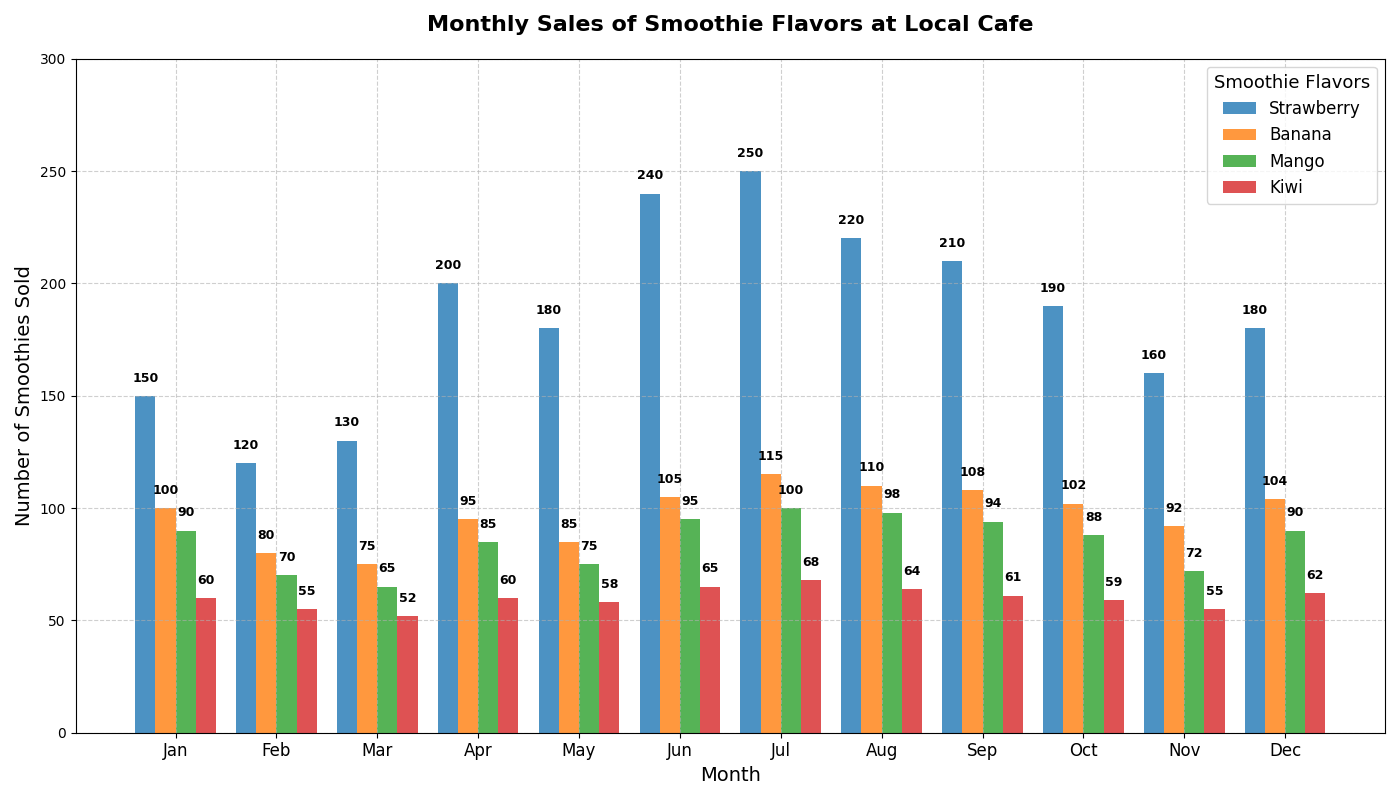

The Python source for this figure:
import matplotlib.pyplot as plt
import numpy as np

# Monthly sales for different smoothie flavors (in units)
flavors = ['Strawberry', 'Banana', 'Mango', 'Kiwi']
sales_data = {
    'Strawberry': [150, 120, 130, 200, 180, 240, 250, 220, 210, 190, 160, 180],
    'Banana': [100, 80, 75, 95, 85, 105, 115, 110, 108, 102, 92, 104],
    'Mango': [90, 70, 65, 85, 75, 95, 100, 98, 94, 88, 72, 90],
    'Kiwi': [60, 55, 52, 60, 58, 65, 68, 64, 61, 59, 55, 62]
}

# Calculate total sales for each flavor
total_sales = {flavor: sum(sales) for flavor, sales in sales_data.items()}

# Sort flavors by total sales in descending order
sorted_flavors = sorted(total_sales, key=total_sales.get, reverse=True)
sorted_sales_data = [sales_data[flavor] for flavor in sorted_flavors]

# Define the months
months = ['Jan', 'Feb', 'Mar', 'Apr', 'May', 'Jun', 'Jul', 'Aug', 'Sep', 'Oct', 'Nov', 'Dec']
months_idx = np.arange(len(months))

# Initialize the figure and axis
fig, ax = plt.subplots(figsize=(14, 8))

# Set bar width
bar_width = 0.2

# Plot bar chart for each sorted smoothie flavor
for i, flavor in enumerate(sorted_flavors):
    ax.bar(months_idx + (i - 1.5) * bar_width, sorted_sales_data[i], 
           width=bar_width, label=flavor, alpha=0.8)

# Titles and labels
ax.set_title('Monthly Sales of Smoothie Flavors at Local Cafe', fontsize=16, fontweight='bold', pad=20)
ax.set_xlabel('Month', fontsize=14)
ax.set_ylabel('Number of Smoothies Sold', fontsize=14)
ax.set_xticks(months_idx)
ax.set_xticklabels(months, fontsize=12)
ax.legend(title='Smoothie Flavors', fontsize=12, title_fontsize='13')

# Grid and limits
ax.grid(True, linestyle='--', alpha=0.6)
ax.set_ylim(0, 300)

# Add data labels above each bar
for i, sales in enumerate(sorted_sales_data):
    for j, value in enumerate(sales):
        ax.text(j + (i - 1.5) * bar_width, value + 5, str(value),
                ha='center', va='bottom', fontsize=9, color='black', fontweight='bold')

# Tight layout to adjust padding
plt.tight_layout()

# Show the plot
plt.show()
